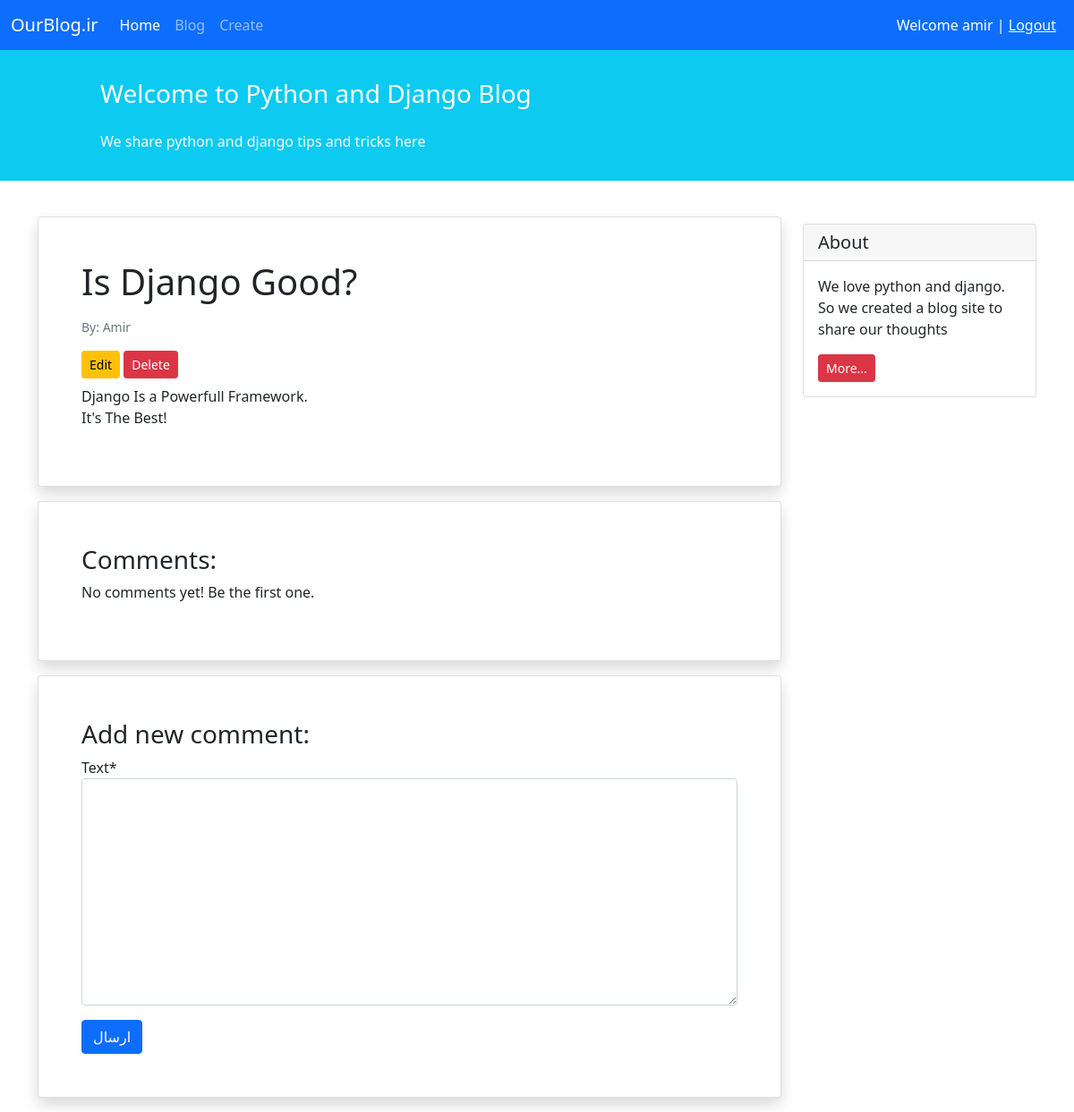
The app's page /blog/1 (signed in), older data.
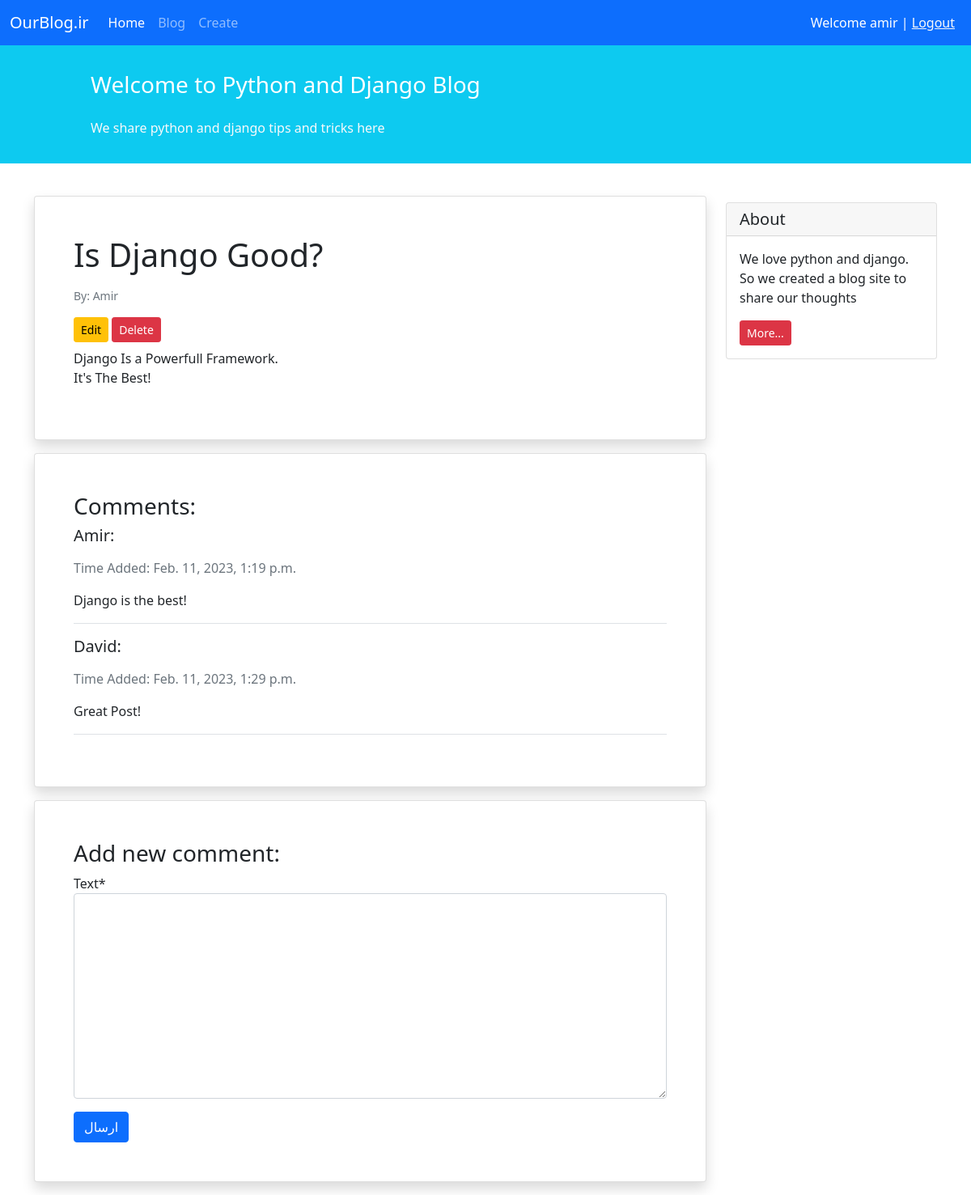
The same page, newer data.
### blog/models.py (models this page shows, shortened)
class Comment(models.Model):
    user = models.ForeignKey(get_user_model(), on_delete=models.CASCADE)
    post = models.ForeignKey(Post, related_name='comments', on_delete=models.CASCADE)
    text = models.TextField()
    is_active = models.BooleanField(default=True)
    datetime_created = models.DateTimeField(auto_now_add=True)

### blog/views.py (the view)
# urls.py: path('<int:pk>', post_detail_view, name='post_detail'),
@login_required
def post_detail_view(request, pk):
    post = get_object_or_404(Post, pk=pk)
    comments = post.comments.filter(is_active=True)
    if request.method == 'POST':
        comment_form = CommentForm(request.POST)
        if comment_form.is_valid():
            new_comment = comment_form.save(commit=False)
            new_comment.post = post
            new_comment.user = request.user
            new_comment.save()
            comment_form = CommentForm()
    else:
        comment_form = CommentForm()
    return render(request, 'blog/post_detail.html', context={'post': post,
                                                             'comments': comments,
                                                             'comment_form': comment_form,
                                                             })

### blog/forms.py
class CommentForm(forms.ModelForm):
    class Meta:
        model = Comment
        fields = ['text']

### blog/templates/blog/post_detail.html (shortened to what this page needs)
{% extends '_base.html' %}
{% load crispy_forms_tags %}
{% block content %}
    <div class="container mt-4">
        <div class="row">
            <div class="col-9">
                <div class="card shadow my-3 p-5">
                    <h1>{{ post.title|capfirst }}</h1>
                    <span>
                        <p class="small text-muted mt-2">By: {{ post.author|capfirst }}</p>
                        <a href="{% url 'post_edit' post.id %}"><div class="btn btn-sm btn-warning">Edit</div></a>
                        <a href="{% url 'post_delete' post.id %}"><div class="btn btn-sm btn-danger">Delete</div></a>
                        <p class="mt-2">{{ post.text|linebreaksbr }}</p>
                    </span>
                </div>
                <div class="card shadow my-3 p-5">
                    <h3>Comments:</h3>
                    {% if comments %}
                        {% for comment in comments %}
                            <div class="border-bottom mb-3">
                                <h5 class="mb-3">{{ comment.user.username|capfirst }}:</h5>
                                <p class="text-secondary">Time Added: {{ comment.datetime_created }}</p>
                                <p>
                                    {{ comment.text|linebreaks }}
                                </p>
                            </div>
                        {% endfor %}
                    {% else %}
                        <p>No comments yet! Be the first one.</p>
                    {% endif %}
                </div>
                <div class="card shadow my-3 p-5">
                    <h3>Add new comment:</h3>
                    <form method="POST">
                        <form method="POST">
                            {{ comment_form|crispy }}
                            <button type="submit" class="btn btn-primary mt-3">ارسال</button>
                        </form>
                </div>
            </div>
            <div class="col-3">
                <div class="card my-4">
                    <h5 class="card-header">About</h5>
                    <div class="card-body">
                        <p class="card-text">We love python and django. So we created a blog site to share our
                            thoughts</p>
                        <a href="#"
                           class="btn btn-sm btn-danger">
                            More...
                        </a>
                    </div>
                </div>
            </div>
        </div>
    </div>
{% endblock content %}

Row changes from the older to the newer data that the page shows:
added Comment: user.username "Amir", datetime_created "Feb. 11, 2023, 1:19 p.m.", text "Django is the best!"
added Comment: user.username "David", datetime_created "Feb. 11, 2023, 1:29 p.m.", text "Great Post!"
Text that changed along with them:
text no longer shown: "No comments yet! Be the first one."
